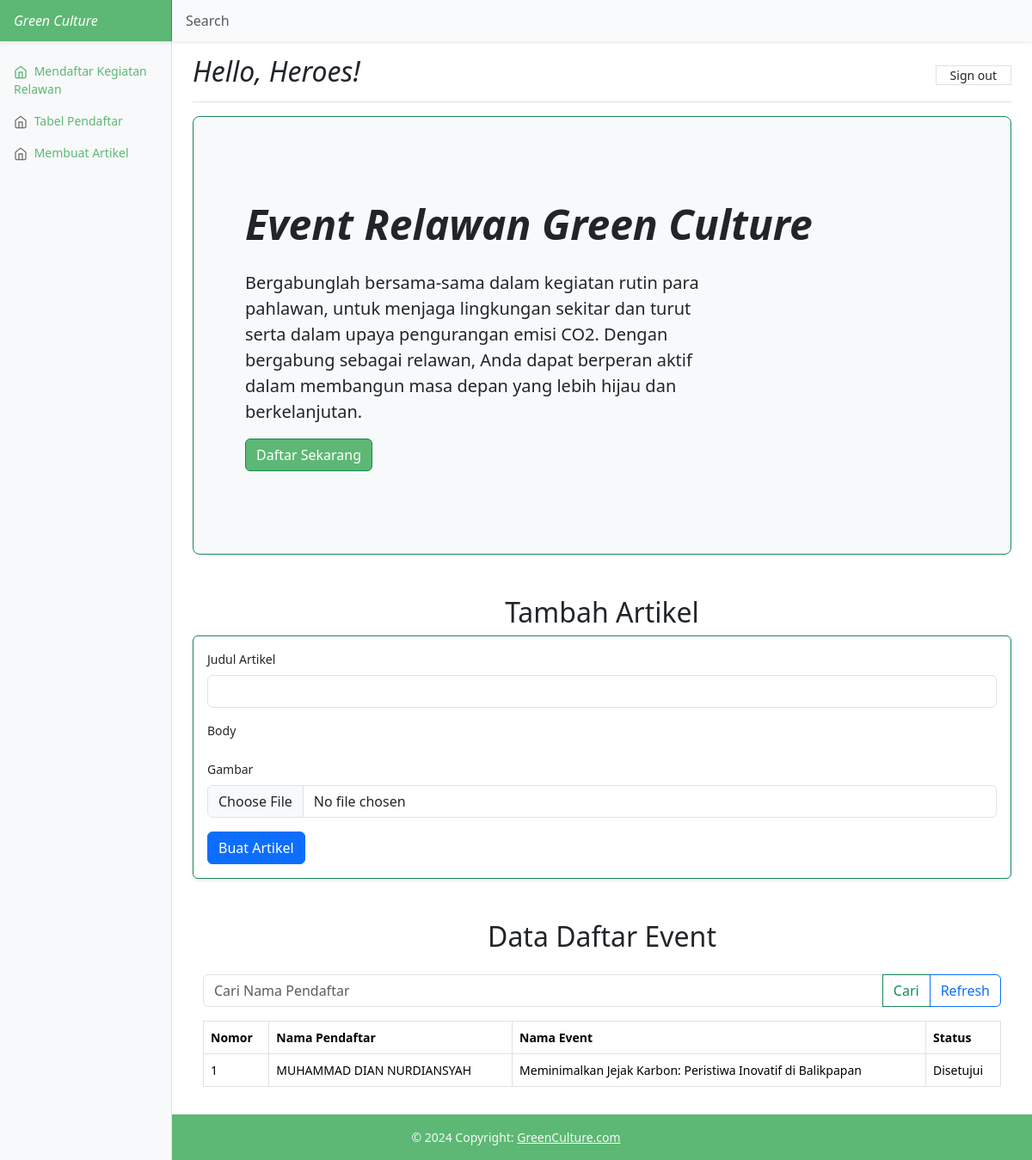
Page /code/dbuser/dashboarduser.php?keyword=MUHAMMAD DIAN NURDIANSYAH  (signed in) on the committed database.
### tables this page shows
CREATE TABLE `daftar_event` (
  `id_pendaftaran` int(11) NOT NULL,
  `nama_pendaftar` varchar(100) NOT NULL,
  `email_pendaftar` varchar(100) NOT NULL,
  `status` enum('Menunggu','Disetujui') NOT NULL,
  `id_event` int(11) NOT NULL,
  `id_akun` int(11) NOT NULL
);

CREATE TABLE `event` (
  `id_event` int(11) NOT NULL,
  `judul` varchar(100) NOT NULL,
  `deskripsi` varchar(255) NOT NULL,
  `tanggal` date NOT NULL,
  `tempat` varchar(100) NOT NULL
);

### code/dbuser/dashboarduser.php (the view, shortened to what this page needs)
<?php
include '../../koneksi.php';
$query = "SELECT * FROM artikel";
?>
<!doctype html>
<html lang="en">
<head>
  <link rel="stylesheet" type="text/css" href="https://unpkg.com/trix@2.0.8/dist/trix.css">
  <link href="https://cdn.jsdelivr.net/npm/bootstrap@5.0.2/dist/css/bootstrap.min.css" rel="stylesheet" />
  <link href="../assets/dist/css/bootstrap.min.css" rel="stylesheet">
  <link href="dashboard.css" rel="stylesheet">
</head>
<body>
  <header class="navbar navbar-dark sticky-top bg-light flex-md-nowrap p-0 shadow-sm">
    <a class="navbar-brand col-md-3 col-lg-2 me-0 px-3 fst-italic" href="#" style="background-color: #5cb874;">Green Culture</a>
    <input class="form-control form-control-dark w-100" type="text" placeholder="Search" aria-label="Search">
  </header>
  <div class="container-fluid">
    <div class="row">
      <nav id="sidebarMenu" class="col-md-3 col-lg-2 d-md-block bg-light sidebar collapse">
        <div class="position-sticky pt-3">
          <ul class="nav flex-column">
            <li class="nav-item">
              <a class="nav-link active" aria-current="page" href="" style="color: #5cb874;">
                <span data-feather="home"></span>
                Mendaftar Kegiatan Relawan
              </a>
            </li>
            <li class="nav-item">
              <a class="nav-link" aria-current="page" href="#pendaftar" style="color: #5cb874;">
                <span data-feather="home"></span>
                Tabel Pendaftar
              </a>
            </li>
            <li class="nav-item">
              <a class="nav-link" aria-current="page" href="#membuatartikel" style="color: #5cb874;">
                <span data-feather="home"></span>
                Membuat Artikel
              </a>
            </li>
          </ul>
        </div>
      </nav>
      <main class="col-md-9 ms-sm-auto col-lg-10 px-md-4">
        <div class="d-flex justify-content-between flex-wrap flex-md-nowrap align-items-center pt-3 pb-2 mb-3 border-bottom">
          <h1 class="h2 fst-italic">Hello, Heroes!</h1>
          <a class="nav-link px-3 border" href="#" data-bs-toggle="modal" data-bs-target="#logoutModal">Sign out</a>
        </div>
        <section>
          <div class="p-5 mb-4 bg-light rounded-3 border border-success">
            <div class="container-fluid py-5">
              <h1 class="display-5 fw-bold fst-italic mb-4">Event Relawan Green Culture</h1>
              <p class="col-md-8 fs-5">Bergabunglah bersama-sama dalam kegiatan rutin para pahlawan, untuk menjaga lingkungan sekitar dan turut serta dalam upaya pengurangan emisi CO2. Dengan bergabung sebagai relawan, Anda dapat berperan aktif dalam membangun masa depan yang lebih hijau dan berkelanjutan.</p>
              <button type="button" class="btn btn-success" data-bs-toggle="modal" data-bs-target="#registerEventModal" style="background-color: #5cb874;">
                Daftar Sekarang
              </button>
            </div>
          </div>
        </section>
        <div id="membuatartikel" class="mb-4 mt-5">
          <h2 class="text-center">Tambah Artikel</h2>
          <div class="card shadow-sm border-success">
            <div class="card-body">
              <form method="POST" action="" enctype="multipart/form-data">
                <div class="mb-3">
                  <label for="judul" class="form-label">Judul Artikel</label>
                  <input type="text" class="form-control" id="judul" name="judul">
                </div>
                <div class="mb-3">
                  <label for="body" class="form-label">Body</label>
                </div>
                <div class="mb-3">
                  <label for="image" class="form-label">Gambar</label>
                  <input type="file" class="form-control" id="image" name="image">
                </div>
                <button type="submit" name="buatartikel" class="btn btn-primary">Buat Artikel</button>
              </form>
            </div>
          </div>
        </div>
        <section>
          <div class="container" id="pendaftar">
            <h2 class="mt-5 mb-4 text-center">Data Daftar Event</h2>
            <form method="GET" action="">
              <div class="input-group mb-3">
                <input type="text" class="form-control border-suceess" placeholder="Cari Nama Pendaftar" name="keyword">
                <button class="btn btn-outline-success" type="submit">Cari</button>
                <a href="dashboarduser.php" class="btn btn-outline-primary">Refresh</a>
              </div>
            </form>
            <div class="table-responsive">
              <table class="table table-bordered table-hover">
                <thead>
                  <tr>
                    <th>Nomor</th>
                    <th>Nama Pendaftar</th>
                    <th>Nama Event</th>
                    <th>Status</th>
                  </tr>
                </thead>
                <tbody>
                  <?php
                  if (isset($_GET['keyword'])) {
                    $keyword = $_GET['keyword'];
                    $query = "SELECT daftar_event.id_pendaftaran, daftar_event.nama_pendaftar, daftar_event.email_pendaftar, event.judul, daftar_event.status FROM daftar_event JOIN event ON daftar_event.id_event = event.id_event WHERE daftar_event.nama_pendaftar LIKE '%$keyword%'";
                  } else {
                    $query = "SELECT daftar_event.id_pendaftaran, daftar_event.nama_pendaftar, daftar_event.email_pendaftar, event.judul, daftar_event.status FROM daftar_event JOIN event ON daftar_event.id_event = event.id_event";
                  }
                  $result = $conn->query($query);
                  $i = 1;
                  if ($result->num_rows > 0) {
                    while ($row = $result->fetch_assoc()) {
                      echo "<tr>";
                      echo "<td>" . $i . "</td>";
                      echo "<td>" . $row['nama_pendaftar'] . "</td>";
                      echo "<td>" . $row['judul'] . "</td>";
                      echo "<td>" . $row['status'] . "</td>";
                      echo "</tr>";
                      $i++;
                    }
                  } else {
                    echo "<tr><td colspan='4'>Tidak ada data.</td></tr>";
                  }
                  ?>
                </tbody>
              </table>
            </div>
        </section>
      </main>
    </div>
  </div>
  <footer class="bg-body-tertiary text-center text-lg-start text-light mt-3">
    <div class="text-center p-3" style="background-color: #5cb874;">
      © 2024 Copyright:
      <a class="text-light" href="">GreenCulture.com</a>
    </div>
  </footer>
</body>
</html>

### code/dbuser/dashboard.css (style rules this page uses)
body { font-size: .875rem; }
.feather { width: 16px; height: 16px; vertical-align: text-bottom; }
.sidebar { position: fixed; top: 0; bottom: 0; left: 0; z-index: 100; padding: 48px 0 0; box-shadow: inset -1px 0 0 rgba(0, 0, 0, .1); }
.sidebar .nav-link { font-weight: 500; color: #333; }
.sidebar .nav-link .feather { margin-right: 4px; color: #727272; }
.sidebar .nav-link.active { color: #2470dc; }
.sidebar .nav-link:hover .feather, .sidebar .nav-link.active .feather { color: inherit; }
.navbar-brand { padding-top: .75rem; padding-bottom: .75rem; font-size: 1rem; background-color: rgba(0, 0, 0, .25); box-shadow: inset -1px 0 0 rgba(0, 0, 0, .25); }
.navbar .form-control { padding: .75rem 1rem; border-width: 0; border-radius: 0; }
.form-control-dark { color: #fff; background-color: rgba(255, 255, 255, .1); border-color: rgba(255, 255, 255, .1); }

### rows in the picture
daftar_event: nama_pendaftar "MUHAMMAD DIAN NURDIANSYAH", id_event.judul "Meminimalkan Jejak Karbon: Peristiwa Inovatif di Balikpapan", status "Disetujui"
